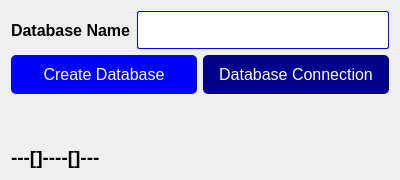
<?xml version="1.0" encoding="UTF-8"?>
<ui version="4.0">
 <class>Form</class>
 <widget class="QWidget" name="Form">
  <property name="geometry">
   <rect>
    <x>0</x>
    <y>0</y>
    <width>400</width>
    <height>180</height>
   </rect>
  </property>
  <property name="windowTitle">
   <string>Database Connection</string>
  </property>
  <property name="styleSheet">
   <string notr="true">QPushButton {
	padding: 10px;
	border: none;
	border-radius: 5px;
color: white;
font-size: 16px;
}</string>
  </property>
  <layout class="QVBoxLayout" name="verticalLayout">
   <item>
    <layout class="QHBoxLayout" name="horizontalLayout_2">
     <item>
      <widget class="QLabel" name="label">
       <property name="font">
        <font>
         <pointsize>12</pointsize>
         <bold>true</bold>
        </font>
       </property>
       <property name="text">
        <string>Database Name</string>
       </property>
      </widget>
     </item>
     <item>
      <widget class="QLineEdit" name="lineEdit">
       <property name="styleSheet">
        <string notr="true">padding: 10px;
border: 1px solid blue;
border-radius: 2px;
</string>
       </property>
      </widget>
     </item>
    </layout>
   </item>
   <item>
    <layout class="QHBoxLayout" name="horizontalLayout">
     <item>
      <widget class="QPushButton" name="create_db_button">
       <property name="styleSheet">
        <string notr="true">background-color: blue;</string>
       </property>
       <property name="text">
        <string>Create Database</string>
       </property>
      </widget>
     </item>
     <item>
      <widget class="QPushButton" name="connect_db_button">
       <property name="styleSheet">
        <string notr="true">background-color: darkblue;</string>
       </property>
       <property name="text">
        <string>Database Connection</string>
       </property>
      </widget>
     </item>
    </layout>
   </item>
   <item>
    <spacer name="verticalSpacer">
     <property name="orientation">
      <enum>Qt::Orientation::Vertical</enum>
     </property>
     <property name="sizeHint" stdset="0">
      <size>
       <width>20</width>
       <height>40</height>
      </size>
     </property>
    </spacer>
   </item>
   <item>
    <widget class="QLabel" name="results">
     <property name="font">
      <font>
       <pointsize>14</pointsize>
       <bold>true</bold>
      </font>
     </property>
     <property name="text">
      <string>---[]----[]---</string>
     </property>
    </widget>
   </item>
  </layout>
 </widget>
 <resources/>
 <connections/>
</ui>
